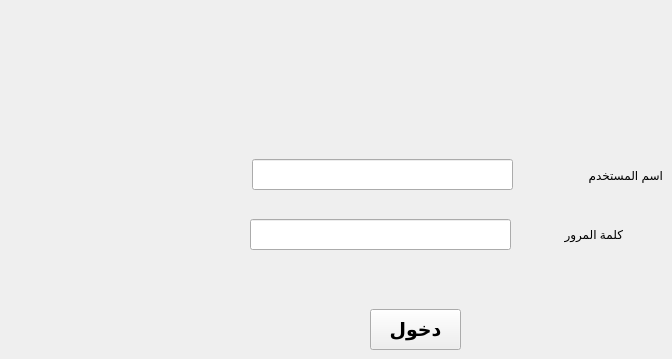
      <widget class="QWidget" name="tab_10">
       <attribute name="title">
        <string>الدخول</string>
       </attribute>
       <widget class="QPushButton" name="pushButton_38">
        <property name="geometry">
         <rect>
          <x>370</x>
          <y>309</y>
          <width>91</width>
          <height>41</height>
         </rect>
        </property>
        <property name="font">
         <font>
          <family>Tajawal</family>
          <pointsize>14</pointsize>
          <weight>75</weight>
          <bold>true</bold>
         </font>
        </property>
        <property name="text">
         <string>دخول</string>
        </property>
       </widget>
       <widget class="QLineEdit" name="lineEdit_31">
        <property name="geometry">
         <rect>
          <x>252</x>
          <y>159</y>
          <width>261</width>
          <height>31</height>
         </rect>
        </property>
       </widget>
       <widget class="QLineEdit" name="lineEdit_32">
        <property name="geometry">
         <rect>
          <x>250</x>
          <y>219</y>
          <width>261</width>
          <height>31</height>
         </rect>
        </property>
       </widget>
       <widget class="QLabel" name="label_3">
        <property name="geometry">
         <rect>
          <x>520</x>
          <y>219</y>
          <width>103</width>
          <height>31</height>
         </rect>
        </property>
        <property name="text">
         <string>كلمة المرور</string>
        </property>
       </widget>
       <widget class="QLabel" name="label_4">
        <property name="geometry">
         <rect>
          <x>520</x>
          <y>160</y>
          <width>143</width>
          <height>31</height>
         </rect>
        </property>
        <property name="text">
         <string>اسم المستخدم</string>
        </property>
       </widget>
      </widget>
